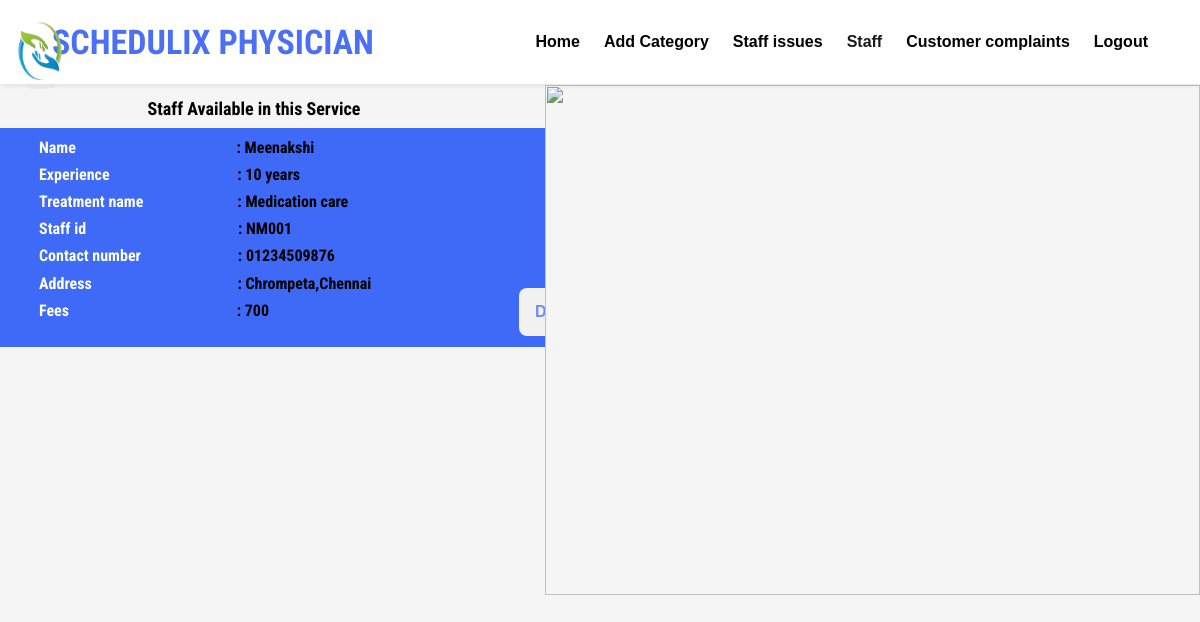
The app's page /adminstaff.php?category=Medication Care with its own data.
### tables this page shows
CREATE TABLE `developers` (
  `id` int(50) NOT NULL,
  `name` varchar(255) NOT NULL,
  `specification` varchar(255) NOT NULL,
  `email` varchar(100) NOT NULL,
  `password` varchar(255) NOT NULL,
  `contact` varchar(100) NOT NULL,
  `experience` varchar(50) NOT NULL,
  `address` varchar(50) NOT NULL,
  `idno` varchar(50) NOT NULL,
  `fees` int(255) NOT NULL
);

### adminstaff.php (the view, shortened to what this page needs)
<!DOCTYPE html>
<html>
<head>
    <link href="https://cdnjs.cloudflare.com/ajax/libs/font-awesome/5.15.0/css/all.min.css" rel="stylesheet">
    <link href="https://cdn.jsdelivr.net/npm/bootstrap-icons@1.4.1/font/bootstrap-icons.css" rel="stylesheet">
    <link href="lib/owlcarousel/assets/owl.carousel.min.css" rel="stylesheet">
    <link href="lib/tempusdominus/css/tempusdominus-bootstrap-4.min.css" rel="stylesheet" />
    <link href="css/bootstrap.min.css" rel="stylesheet">
    <link href="css/style.css" rel="stylesheet">
</head>
<body>
 <div class="container-fluid sticky-top bg-white shadow-sm mb-5">
            <div class="container">
                <nav class="navbar navbar-expand-lg bg-white navbar-light py-3 py-lg-0">
                    <a href="index.html" class="navbar-brand">
                    <h1 class="m-0 text-uppercase text-primary"><img src="img/doc_logo.png" alt="Logo" style="width: 80px;margin-right: 10px;height: 85px;position: fixed;left: 0%;top:7%;"></i>Schedulix Physician</h1>                    </a>
                    <div class="collapse navbar-collapse" id="navbarCollapse">
                        <div class="navbar-nav ms-auto py-0">
                        <a href="Ahome.php" class="nav-item nav-link">Home</a>
                        <a href="category.php" class="nav-item nav-link ">Add Category</a>
                        <a href="Raiseissue.php" class="nav-item nav-link ">Staff issues</a>
                        <a href="serviceadmin.php" class="nav-item nav-link active">Staff</a>
                        <a href="Cfetch.php" class="nav-item nav-link ">Customer complaints</a>
                        <a href="logout.php" class="nav-item nav-link">Logout</a>
                        </div>
                    </div>
                </nav>
            </div>
        </div>
    <h1 style="text-align:center;font-size: 18px; color: black;     padding-left: 121px; margin-left:-813px; margin-top:-34px;">Staff Available in this Service</h1>
 <img src="img/hdc-1.jpg"/>
 <center class="card-scroll">
 <?php
$db_host = 'localhost';
$db_user = 'root';
$db_pass = '';
$db_name = 'nurturecare';
$conn = new mysqli($db_host, $db_user, $db_pass, $db_name);
if (isset($_GET['category'])) {
    $service = $_GET['category'];
    $sql = "SELECT * FROM developers WHERE specification='$service'";
    $result = $conn->query($sql);
    if ($result->num_rows > 0) {
        while ($row = $result->fetch_assoc()) {
            $name = $row['name'];
            $specification = $row['specification'];
            $idno = $row['idno'];
            $contact = $row['contact'];
            $address = $row['address'];
            $experience = $row['experience'];
            $fees = $row['fees'];
            echo '<div class="row det" style="width:1020px;background-color:#2a5af8ab">';
            echo '<div class="column">';
            echo '<h2>Name <span class="name">: ' . $name . '</span></h2>';
            echo '<h2>Experience <span class="exp">: ' . $experience . '</span></h2>';
            echo '<h2>Treatment name<span class="tname">: ' . $specification . '</span></h2>';
            echo '<h2>Staff id <span class="staff">: ' . $idno . '</span> </h2>';
            echo '<h2>Contact number<span class="contact">: ' . $contact . '</span> </h2>';
            echo '<h2>Address <span class="address">: ' . $address . '</span></h2>';
            echo '<h2>Fees <span class="fees">: ' . $fees . '</span></h2>';
            echo '<a href="?category=' . $service . '&delete_developer=' . $idno . '" class="btn btn-danger del-btn">Delete</a>';
            echo '</div>';
            echo '</div>';
            echo '</div><br><br>';
        }
    } else {
        echo 'No developers found for the specified category.';
    }
}
?>
 </center>
</body>
</html>

### css/style.css (style rules this page uses)
.btn { font-weight: 700; transition: .5s; }
.navbar-light .navbar-nav .nav-link { font-family: 'Jost', sans-serif; position: relative; margin-left: 24px; padding: 30px 0; font-size: 16px; font-weight: 700; color: var(--dark); outline: none; transition: .5s; }
.navbar-brand h1 { font-size: 34px; }
.navbar-light .navbar-nav .nav-link:hover, .navbar-light .navbar-nav .nav-link.active { color: #4B70F5(--primary); }
@media (min-width: 992px) { .navbar-light .navbar-nav .nav-link::before { position: absolute; content: ""; width: 0; height: 5px; bottom: 0; left: 50%; background: var(--primary); transition: .5s; } }
@media (min-width: 992px) { .navbar-light .navbar-nav .nav-link:hover::before, .navbar-light .navbar-nav .nav-link.active::before { width: 100%; left: 0; } }

### adminstaff.php (style rules this page uses)
* { box-sizing: border-box; }
img, svg { width: 655px; height: 510px; margin-top: -43px; float:right; }
body { overflow-x: hidden; font-family: "Segoe UI", Tahoma, Geneva, Verdana, sans-serif; }
.column { float: left; width: 113%; height: 50%; padding: 10px; margin-right: 10px; color: black; }
.row:after { content: ""; display: table; clear: both; }
.btn { border: none; outline: none; padding: 12px 16px; background-color: #f1f1f1; cursor: pointer; }
div.column { background-color:#2a5af8ab; outline-color: #2a5af8ab background-image: linear-gradient(to top, rgba(255,0,0,0), #2a5af8ab 190%); width: 100em; margin-left: -399px; padding-left: 450px; height: 219px; }
span.name { margin-left: 157px; color: black; }
span.tname { margin-left: 94px; color: black; }
span.exp { margin-left: 124px; color: black; }
span.staff { margin-left: 148px; color: black; }
span.contact { margin-left: 97px; color: black; }
span.address { margin-left: 142px; color: black; }
span.fees { margin-left: 164px; color: black; }
h2 { text-align: start; color: white; font-size:16px; }
body { overflow-x: hidden; font-family: Arial, sans-serif; margin: 0; padding: 0; background-color: #f5f5f5; }
nav { background-color:#97dcd3; color: black; padding: 10px; text-align: center; }
a { text-decoration: none; color: black; }
h2 { margin-top: 0; }
.card-scroll { overflow-y: auto; overflow-x: hidden; height: 467px; margin-right: 10px; }
.del-btn { float: right; position: relative; top: -40px; color: #2a5af8ab; }

### records on screen
developers: name "Meenakshi", experience "10 years", specification "Medication care", idno "NM001", contact "01234509876", address "Chrompeta,Chennai", fees "700"
